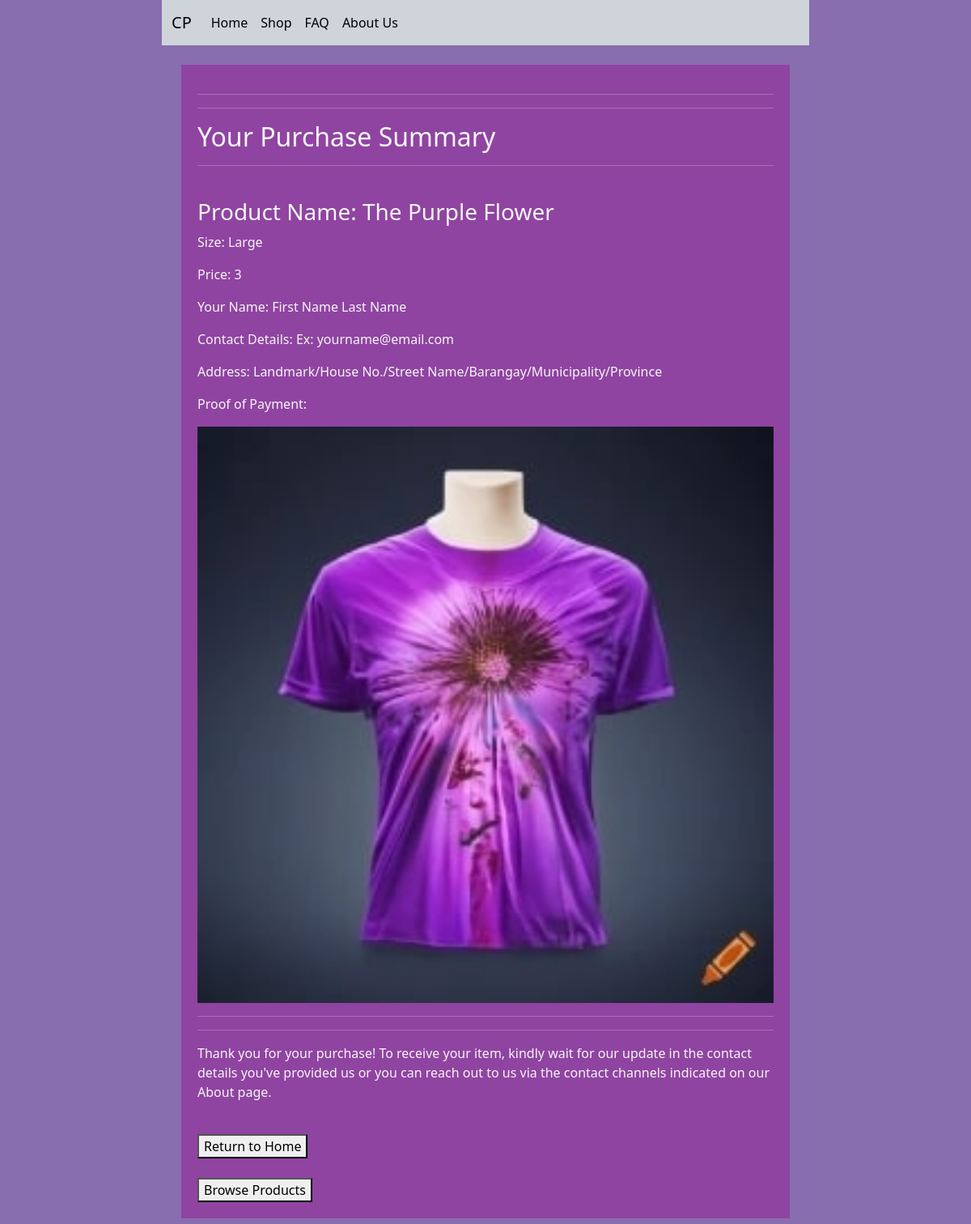
The page /purchase_success on the database its author committed.
### tables this page shows
CREATE TABLE "purchases" (
	"id"	INTEGER NOT NULL,
	"product_name"	TEXT NOT NULL,
	"product_size"	TEXT NOT NULL,
	"product_price"	INTEGER NOT NULL,
	"your_name"	TEXT NOT NULL,
	"contact_details"	TEXT NOT NULL,
	"address"	TEXT NOT NULL,
	"proof_of_payment_filename"	TEXT NOT NULL,
	"date"	TIMESTAMP NOT NULL DEFAULT CURRENT_TIMESTAMP,
	PRIMARY KEY("id" AUTOINCREMENT)
);

### myapp/app.py (the view)
@app.route('/purchase_success', methods=['GET', 'POST'])
def purchase_success():
    purchase = get_all_purchases()
    return render_template('purchase_success.html', purchase=purchase)

### myapp/data.py (called while the page is built)
def connect_to_db(path):
    conn = sqlite3.connect(path)
    conn.row_factory = sqlite3.Row
    return conn, conn.cursor()

def get_all_purchases():
    conn, cur = connect_to_db(db_path)
    query = """
    SELECT *,
           "/static/img/" || proof_of_payment_filename AS proof_of_payment
    FROM purchases
    ORDER BY id DESC
    LIMIT 1
    """
    result = cur.execute(query).fetchone()
    conn.close()
    if result:
        return {
            'product_name': result['product_name'],
            'product_size': result['product_size'],
            'product_price': result['product_price'],
            'your_name': result['your_name'],
            'contact_details': result['contact_details'],
            'address': result['address'],
            'proof_of_payment': result['proof_of_payment']
        }
    else:
        return None

### myapp/templates/purchase_success.html
{% extends 'base.html' %}
{% block content %}
<div id="order">
  <hr><hr>
  <h2>Your Purchase Summary</h2><hr><br>
  <h3>Product Name: {{ purchase.product_name }}</h3>
  <p>Size: {{ purchase.product_size }}</p>
  <p>Price: {{ purchase.product_price }}</p>
  <p>Your Name: {{ purchase.your_name }}</p>
  <p>Contact Details: {{ purchase.contact_details }}</p>
  <p>Address: {{ purchase.address }}</p>
  <p>Proof of Payment:</p>
    <img src="{{ purchase.proof_of_payment }}" alt="Proof of Payment">
  <hr><hr>
  <p>Thank you for your purchase! To receive your item, kindly wait for our update in the contact details you've provided us or you can reach out to us via the contact channels indicated on our About page.</p><br>
  <div>
    <form action="/home" method="get">
      <button type="submit">Return to Home</button>
    </form><br>
    <form action="/products" method="get">
      <button type="submit">Browse Products</button>
    </form>
  </div>
</div>
{% endblock %}

### myapp/static/css/style.css (style rules this page uses)
img { height: 100%; width: 100%; }
body { padding: 0px 200px 0px 200px; background-color: #886DAF; }
* { box-sizing: content-box; }
#order { padding: 20px; background-color: #8f44a1; color: whitesmoke; }

### rows shown on the page
purchases: product_name "The Purple Flower", product_size "Large", product_price "3", your_name "First Name Last Name", contact_details "Ex: yourname@email.com", address "Landmark/House No./Street Name/Barangay/Municipality/Province"
